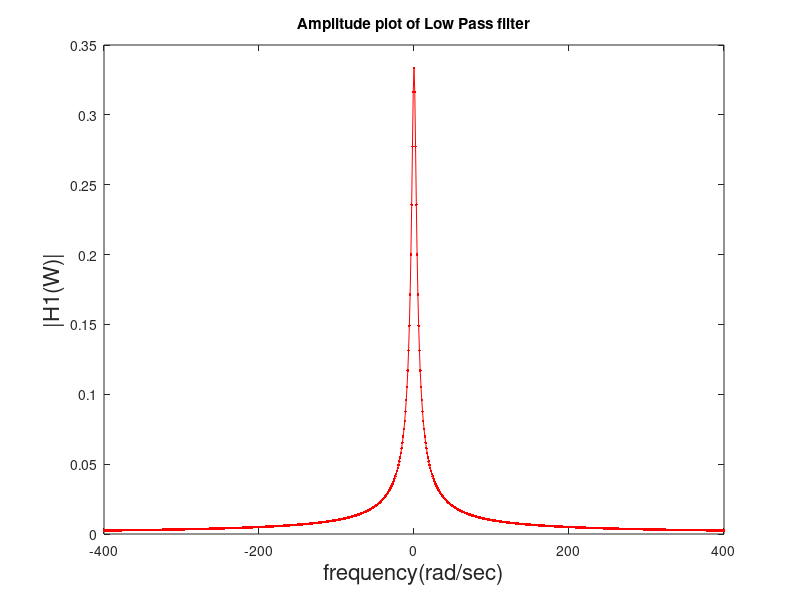
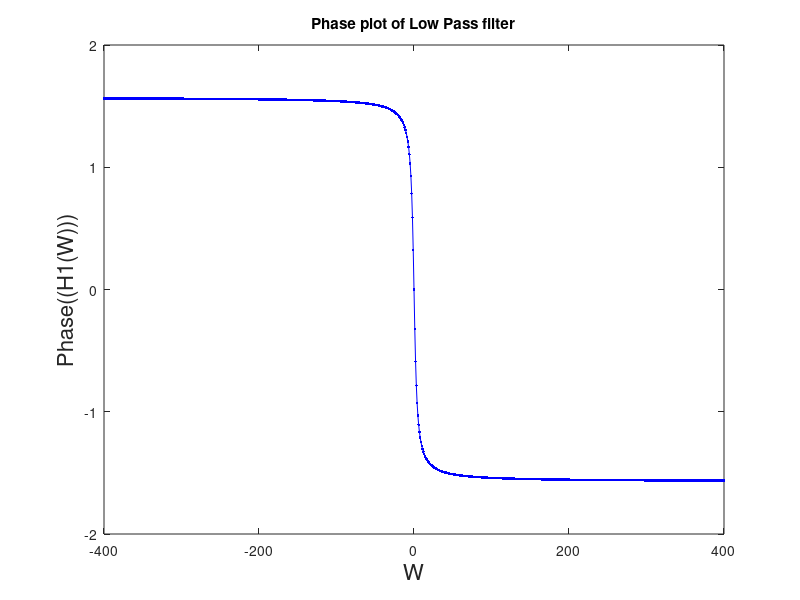
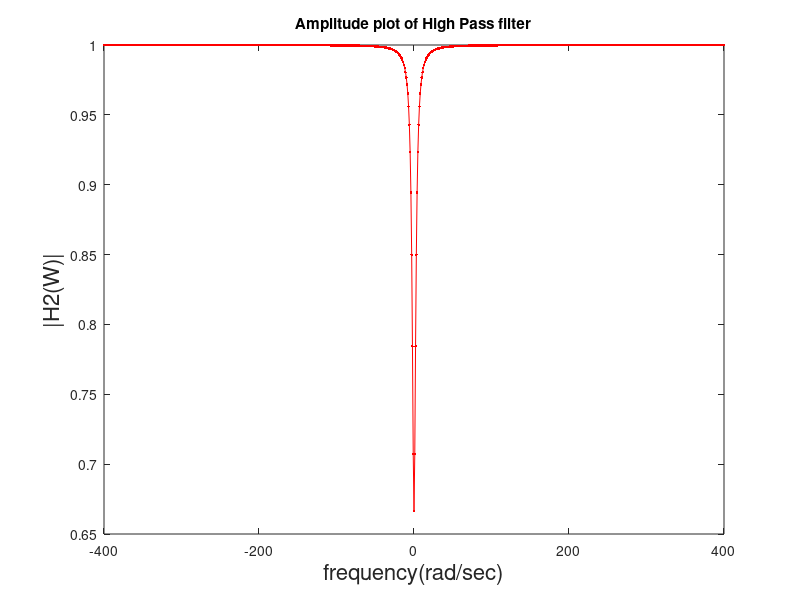
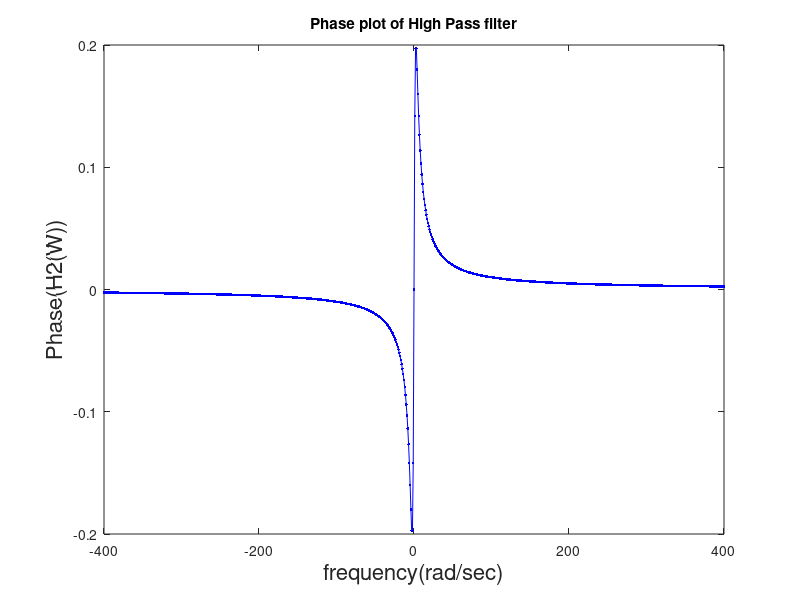

Here is the MATLAB script that generated these plots, in order:
  % Script 1
  % Amplitude and Phase plot of functions
  f = -400:400;
  H1 = (1./(3+j*f));
  figure();
  plot(f, abs(H1),'r.-'); 
  title('Amplitude plot of Low Pass filter');
  xlabel('frequency(rad/sec)','fontsize',16);
  ylabel('|H1(W)|','fontsize',16);
  figure();
  plot(f, angle(H1),'b.-');
  title('Phase plot of Low Pass filter');
  xlabel('W','fontsize',16);
  ylabel('Phase((H1(W)))','fontsize',16);
  
  H2 = ((2+j*f)./(3+j*f));
  figure();
  plot(f, abs(H2),'r.-'); 
  title('Amplitude plot of High Pass filter');
  xlabel('frequency(rad/sec)','fontsize',16);
  ylabel('|H2(W)|','fontsize',16);
  figure();
  plot(f, angle(H2),'b.-');
  title('Phase plot of High Pass filter');
  xlabel('frequency(rad/sec)','fontsize',16);
  ylabel('Phase(H2(W))','fontsize',16);